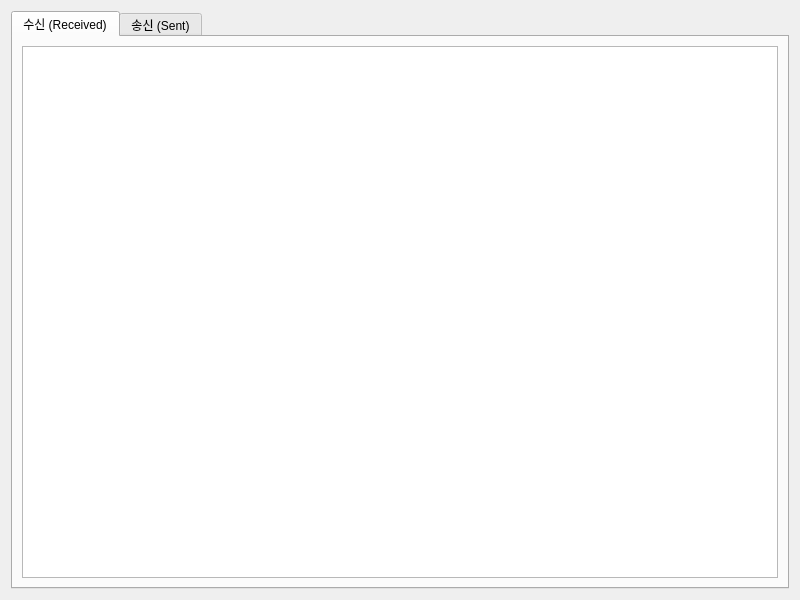
<?xml version="1.0" encoding="UTF-8"?>
<ui version="4.0">
 <class>TCPMonitorTab</class>
 <widget class="QWidget" name="TCPMonitorTab">
  <property name="geometry">
   <rect>
    <x>0</x>
    <y>0</y>
    <width>800</width>
    <height>600</height>
   </rect>
  </property>
  <property name="windowTitle">
   <string>Form</string>
  </property>
  <layout class="QGridLayout" name="gridLayout">
   <item row="0" column="0">
    <widget class="QTabWidget" name="tab_widget">
     <property name="currentIndex">
      <number>0</number>
     </property>
     <widget class="QWidget" name="received_tab">
      <attribute name="title">
       <string>수신 (Received)</string>
      </attribute>
      <layout class="QGridLayout" name="gridLayout_2">
       <item row="0" column="0">
        <widget class="QPlainTextEdit" name="received_text">
         <property name="readOnly">
          <bool>true</bool>
         </property>
        </widget>
       </item>
      </layout>
     </widget>
     <widget class="QWidget" name="sent_tab">
      <attribute name="title">
       <string>송신 (Sent)</string>
      </attribute>
      <layout class="QGridLayout" name="gridLayout_3">
       <item row="0" column="0">
        <widget class="QPlainTextEdit" name="sent_text">
         <property name="readOnly">
          <bool>true</bool>
         </property>
        </widget>
       </item>
      </layout>
     </widget>
    </widget>
   </item>
  </layout>
 </widget>
 <resources/>
 <connections/>
</ui>
